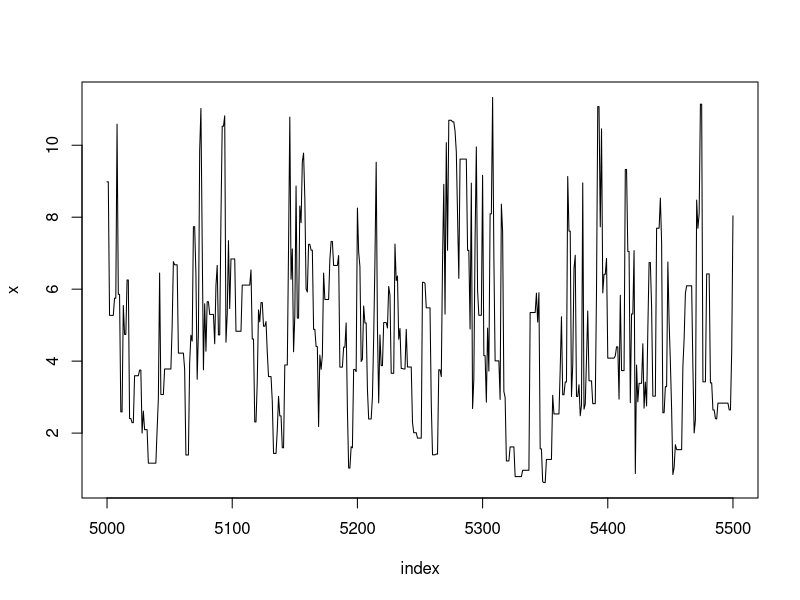
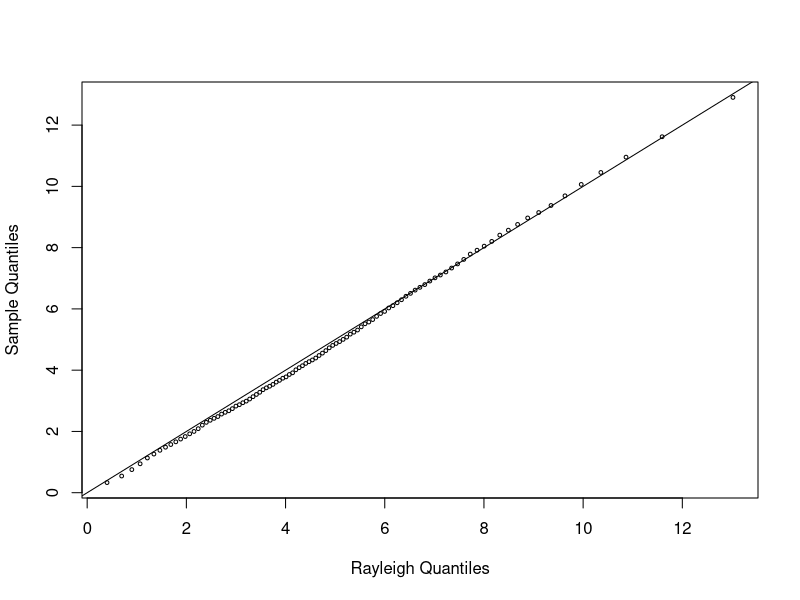
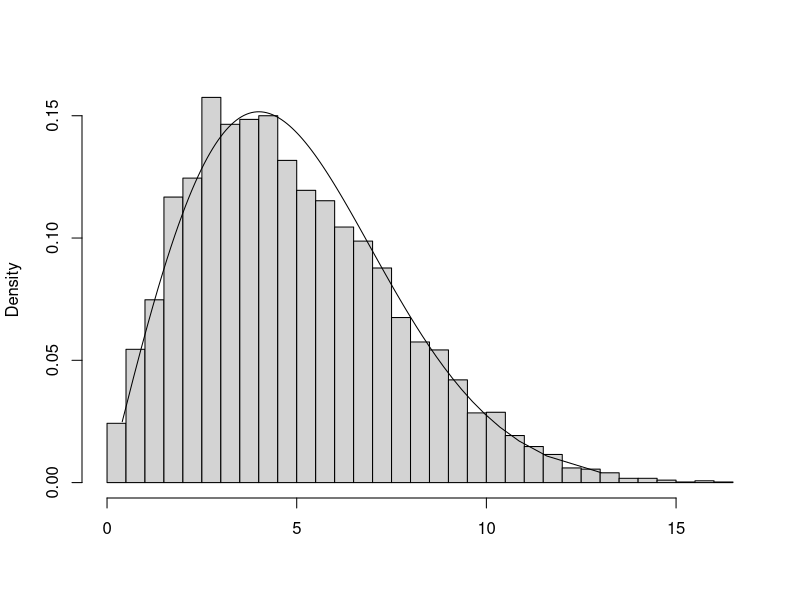
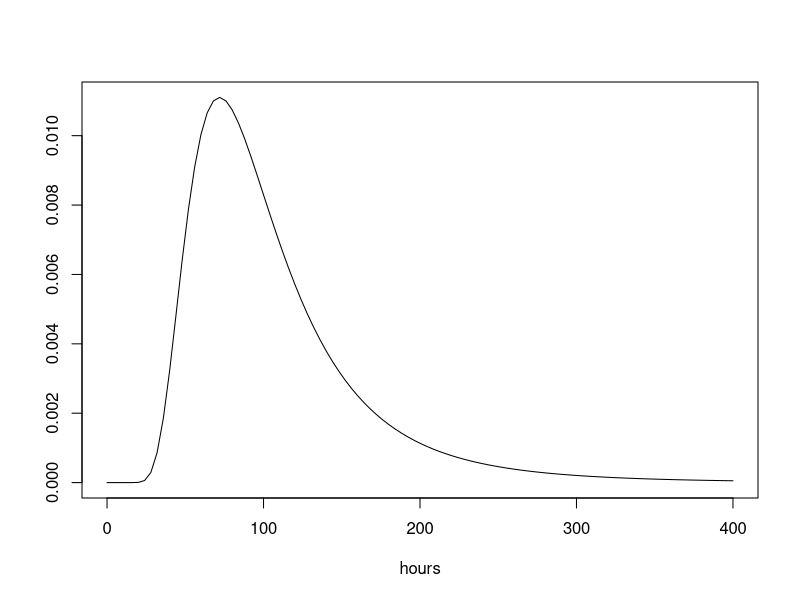
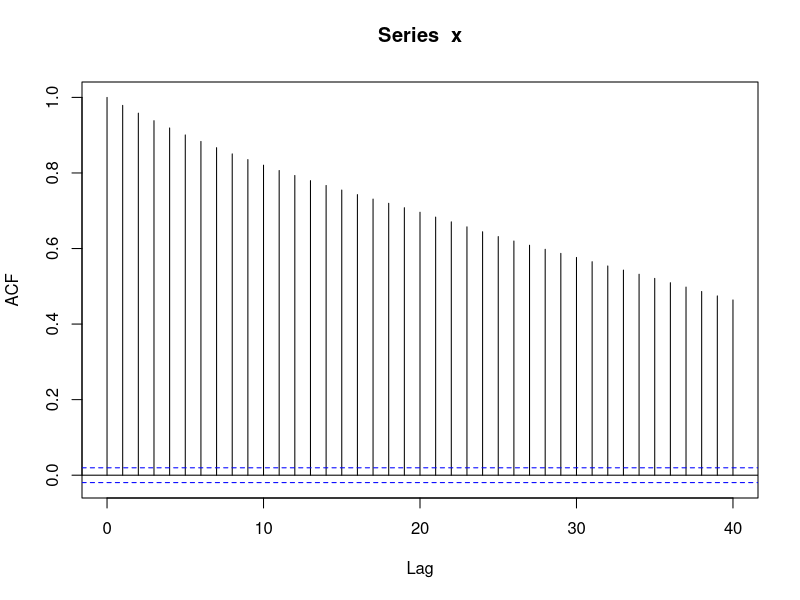
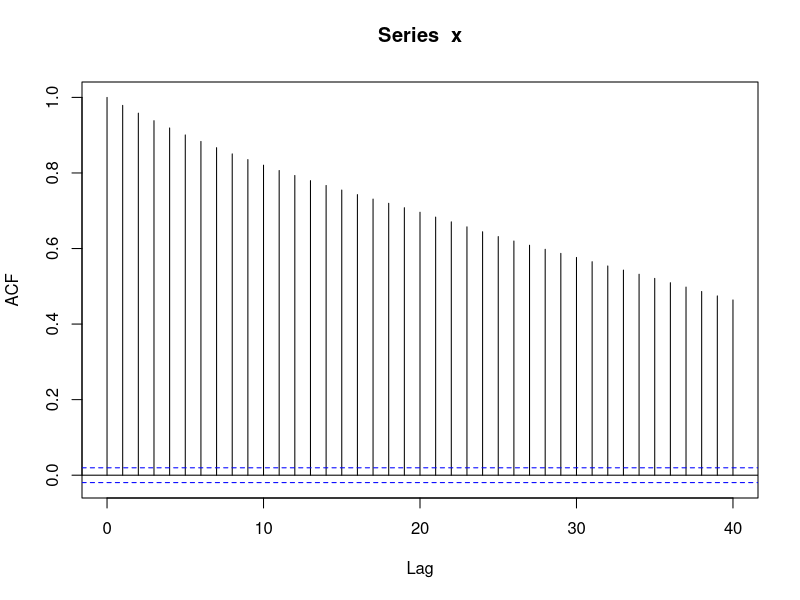
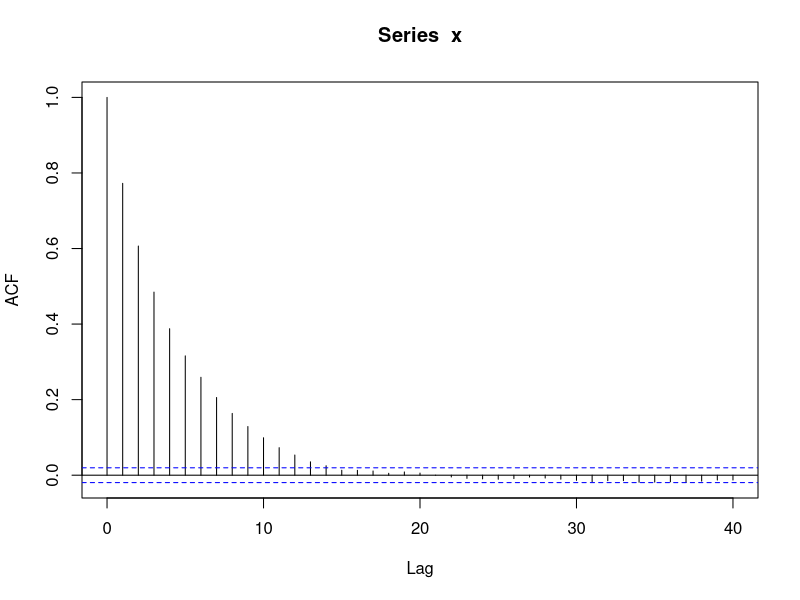
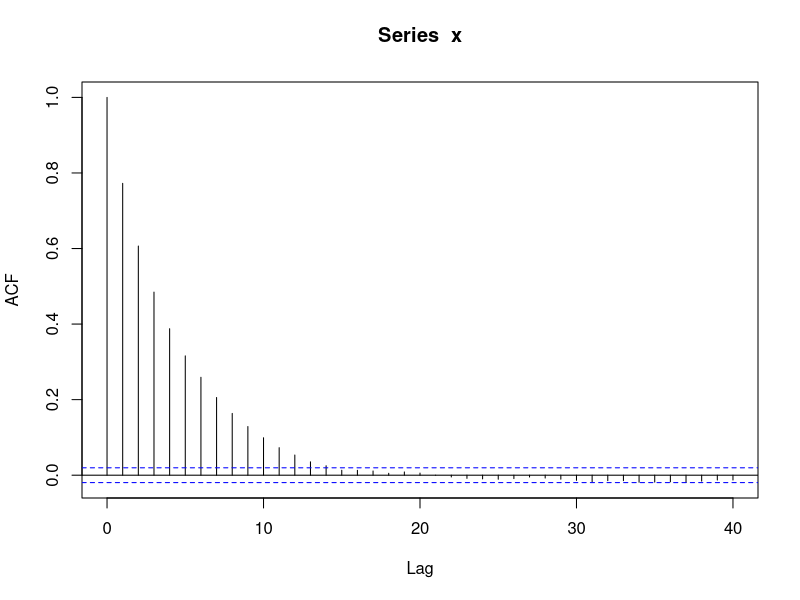

Recreate these plots in R, in order.
#######################################################
###       Statistical Computing with R  2e          ###
###       Maria L. Rizzo                            ###
###       Chapman & Hall/CRC The R Series           ###
###       ISBN 9781466553323 - CAT# K15269          ###
###       March 6, 2019                             ###
###                                                 ###
###       R code for Chapter 11                     ###
###       Markov Chain Monte Carlo                  ###
#######################################################


### Example 11.1 (Metropolis-Hastings sampler)


    f <- function(x, sigma) {
        if (any(x < 0)) return (0)
        stopifnot(sigma > 0)
        return((x / sigma^2) * exp(-x^2 / (2*sigma^2)))
    }

    m <- 10000
    sigma <- 4
    x <- numeric(m)
    x[1] <- rchisq(1, df=1)
    k <- 0
    u <- runif(m)

    for (i in 2:m) {
        xt <- x[i-1]
        y <- rchisq(1, df = xt)
        num <- f(y, sigma) * dchisq(xt, df = y)
        den <- f(xt, sigma) * dchisq(y, df = xt)
        if (u[i] <= num/den) x[i] <- y else {
             x[i] <- xt
             k <- k+1     #y is rejected
             }
        }

    print(k)

    index <- 5000:5500
    y1 <- x[index]
    plot(index, y1, type="l", main="", ylab="x")


### Example 11.2 (Example 11.1, cont.)

    b <- 2001      #discard the burnin sample
    y <- x[b:m]
    a <- ppoints(100)
    QR <- sigma * sqrt(-2 * log(1 - a))  #quantiles of Rayleigh
    Q <- quantile(y, a)
    
    qqplot(QR, Q, main="", cex=.5,
           xlab="Rayleigh Quantiles", ylab="Sample Quantiles")
    abline(0, 1)
    
    hist(y, breaks="scott", main="", xlab="", freq=FALSE)
    lines(QR, f(QR, 4))
    
    
### Example 11.3 (Expected lifetime beta-binomial model)
    
    f.mu <- function(x) {
      exp(- lbeta(432, 5) + 431 * log(x) -  
            431 * log(1 + x) - 6 * log(1 + x))
    }
    curve(f.mu(x), from=0, to=400, xlab="hours", ylab="")

    fr <- function(x, y) {
      a <- 431 * (log(y) - log(x))
      b <- 437 * (log(1+x) - log(1+y))
      return(exp(a + b))
    }

    set.seed(2016)
    m <- 10000
    x <- numeric(m)
    x[1] <- rchisq(1, df=1)  #initialize chain
    k <- 0
    u <- runif(m)
    for (i in 2:m) {
      xt <- x[i-1]
      y <- rchisq(1, df = xt)
      r <- fr(xt, y) * dchisq(xt, df=y) / dchisq(y, df=xt)
      if (u[i] <= r) x[i] <- y else {
        x[i] <- xt
        k <- k+1     #y is rejected
      }
    }

    k
    plot(acf(x))

### Example 11.4 (Expected lifetime M-H sampler, continued)

    # MCMC Metropolis-Hastings with gamma proposal
    m <- 10000
    x <- numeric(m)
    a <- 4
    x[1] <- rlnorm(1)  #initialize chain
    k <- 0
    u <- runif(m)
    for (i in 2:m) {
      xt <- x[i-1]
      y <- rgamma(1, shape=a, rate=a/xt)
      r <- fr(xt, y) * dgamma(xt, shape=a, rate=a/y) / 
        dgamma(y, shape=a, rate=a/xt)
      if (u[i] <= r) x[i] <- y else {
        x[i] <- xt
        k <- k+1     #y is rejected
      }
    }

    k / m    #proportion rejected
    plot(acf(x))

### Example 11.5 (Learning about the distribution of mean future lifetime)

    burnin <- m/2
    X <- x[-(1:burnin)]
    hist(X, prob=TRUE, breaks="scott", xlab=bquote(psi),
         main="MCMC replicates using gamma proposal") -> h
    curve(f.mu(x), add=TRUE)
    i <- which.max(h$density)  #estimating the mode
    h$mids[i]

    q <- quantile(X, c(.025, .975), type=1)
    round(q, 1)     #hours

    HPDi <- function(x, prob = 0.95) {
      ## HPD interval for a single MCMC chain (a vector)
      x <- sort(x)
      n <- length(x)
      m <- floor(prob * n)
      i <- 1:(n - m)
      L <- x[i + m] - x[i]
      best <- which.min(L)
      return (c(lower=x[best], upper=x[best+m]))
    }
    
    HPDi(X) 

### Example 11.6 (Random walk Metropolis) 

    rw.Metropolis <- function(n, sigma, x0, N) {
        x <- numeric(N)
        x[1] <- x0
        u <- runif(N)
        k <- 0
        for (i in 2:N) {
            y <- rnorm(1, x[i-1], sigma)
                if (u[i] <= (dt(y, n) / dt(x[i-1], n)))
                x[i] <- y  else {
                    x[i] <- x[i-1]
                    k <- k + 1
                }
            }
        return(list(x=x, k=k))
        }

    n <- 4  #degrees of freedom for target Student t dist.
    N <- 2000
    sigma <- c(.05, .5, 2,  16)

    x0 <- 25
    rw1 <- rw.Metropolis(n, sigma[1], x0, N)
    rw2 <- rw.Metropolis(n, sigma[2], x0, N)
    rw3 <- rw.Metropolis(n, sigma[3], x0, N)
    rw4 <- rw.Metropolis(n, sigma[4], x0, N)

    #number of candidate points rejected
    print(c(rw1$k, rw2$k, rw3$k, rw4$k))
    

### Code for Figure 11.6

    par(mfrow=c(2,2))  #display 4 graphs together
    refline <- qt(c(.025, .975), df=n)
    rw <- cbind(rw1$x, rw2$x, rw3$x,  rw4$x)
    for (j in 1:4) {
        plot(rw[,j], type="l",
             xlab=bquote(sigma == .(round(sigma[j],3))),
             ylab="X", ylim=range(rw[,j]))
        abline(h=refline)
    }
    par(mfrow=c(1,1)) #reset to default


### Example 11.7 (Example 11.6, cont.)

    a <- c(.05, seq(.1, .9, .1), .95)
    Q <- qt(a, n)
    rw <- cbind(rw1$x, rw2$x, rw3$x, rw4$x)
    mc <- rw[501:N, ]
    Qrw <- apply(mc, 2, function(x) quantile(x, a))
    print(round(cbind(Q, Qrw), 3))
    xtable::xtable(round(cbind(Q, Qrw), 3)) #latex format

### Code for Figures 11.7(a) and 11.7(b)

    plot(x, type="l")
    abline(h=b, v=501, lty=3)
    xb <- x[- (1:501)]
    hist(xb, prob=TRUE, xlab=bquote(beta), ylab="X", main="")
    z <- seq(min(xb), max(xb), length=100)
    lines(z, dnorm(z, mean(xb), sd(xb)))


### Example 11.8 (Bayesian inference: A simple investment model)

    b <- .2          #actual value of beta
    w <- .25         #width of the uniform support set
    m <- 5000        #length of the chain
    burn <- 1000     #burn-in time
    days <- 250
    x <- numeric(m)  #the chain

    # generate the observed frequencies of winners
    i <- sample(1:5, size=days, replace=TRUE,
            prob=c(1, 1-b, 1-2*b, 2*b, b))
    win <- tabulate(i)
    print(win)

    prob <- function(y, win) {
        # computes (without the constant) the target density
        if (y < 0 || y >= 0.5)
            return (0)
        return((1/3)^win[1] *
            ((1-y)/3)^win[2] * ((1-2*y)/3)^win[3] *
                ((2*y)/3)^win[4] * (y/3)^win[5])
    }

    u <- runif(m)         #for accept/reject step
    v <- runif(m, -w, w)  #proposal distribution
    x[1] <- .25
    for (i in 2:m) {
        y <- x[i-1] + v[i]
        if (u[i] <= prob(y, win) / prob(x[i-1], win))
            x[i] <- y  else
                x[i] <- x[i-1]
    }

    print(win)
    print(round(win/days, 3))
    print(round(c(1, 1-b, 1-2*b, 2*b, b)/3, 3))
    xb <- x[(burn+1):m]
    print(mean(xb))
    

### Example 11.9 (Independence sampler)

    m <- 5000 #length of chain
    xt <- numeric(m)
    a <- 1             #parameter of Beta(a,b) proposal dist.
    b <- 1             #parameter of Beta(a,b) proposal dist.
    p <- .2            #mixing parameter
    n <- 30            #sample size
    mu <- c(0, 5)      #parameters of the normal densities
    sigma <- c(1, 1)

    # generate the observed sample
    i <- sample(1:2, size=n, replace=TRUE, prob=c(p, 1-p))
    x <- rnorm(n, mu[i], sigma[i])

    # generate the independence sampler chain
    u <- runif(m)
    y <- rbeta(m, a, b)      #proposal distribution
    xt[1] <- .5

    for (i in 2:m) {
        fy <- y[i] * dnorm(x, mu[1], sigma[1]) +
                (1-y[i]) * dnorm(x, mu[2], sigma[2])
        fx <- xt[i-1] * dnorm(x, mu[1], sigma[1]) +
                (1-xt[i-1]) * dnorm(x, mu[2], sigma[2])

        r <- prod(fy / fx) *
               (xt[i-1]^(a-1) * (1-xt[i-1])^(b-1)) /
                 (y[i]^(a-1) * (1-y[i])^(b-1))

        if (u[i] <= r) xt[i] <- y[i] else
            xt[i] <- xt[i-1]
        }

    plot(xt, type="l", ylab="p")
    hist(xt[101:m], main="", xlab="p", prob=TRUE)
    print(mean(xt[101:m]))
    

### Example 11.10 (Gibbs sampler: Bivariate distribution)

    #initialize constants and parameters
    N <- 5000               #length of chain
    burn <- 1000            #burn-in length
    X <- matrix(0, N, 2)    #the chain, a bivariate sample

    rho <- -.75             #correlation
    mu1 <- 0
    mu2 <- 2
    sigma1 <- 1
    sigma2 <- .5
    s1 <- sqrt(1-rho^2)*sigma1
    s2 <- sqrt(1-rho^2)*sigma2

    ###### generate the chain #####

    X[1, ] <- c(mu1, mu2)            #initialize

    for (i in 2:N) {
        x2 <- X[i-1, 2]
        m1 <- mu1 + rho * (x2 - mu2) * sigma1/sigma2
        X[i, 1] <- rnorm(1, m1, s1)
        x1 <- X[i, 1]
        m2 <- mu2 + rho * (x1 - mu1) * sigma2/sigma1
        X[i, 2] <- rnorm(1, m2, s2)
    }

    b <- burn + 1
    x <- X[b:N, ]

    # compare sample statistics to parameters
    colMeans(x)
    cov(x)
    cor(x)

    plot(x, main="", cex=.5, xlab=bquote(X[1]),
         ylab=bquote(X[2]), ylim=range(x[,2]))
         
### Example 11.11 (Gelman-Rubin method of monitoring convergence)

    Gelman.Rubin <- function(psi) {
        # psi[i,j] is the statistic psi(X[i,1:j])
        # for chain in i-th row of X
        psi <- as.matrix(psi)
        n <- ncol(psi)
        k <- nrow(psi)

        psi.means <- rowMeans(psi)     #row means
        B <- n * var(psi.means)        #between variance est.
        psi.w <- apply(psi, 1, "var")  #within variances
        W <- mean(psi.w)               #within est.
        v.hat <- W*(n-1)/n + (B/n)     #upper variance est.
        r.hat <- v.hat / W             #G-R statistic
        return(r.hat)
        }

    normal.chain <- function(sigma, N, X1) {
        #generates a Metropolis chain for Normal(0,1)
        #with Normal(X[t], sigma) proposal distribution
        #and starting value X1
        x <- rep(0, N)
        x[1] <- X1
        u <- runif(N)

        for (i in 2:N) {
            xt <- x[i-1]
            y <- rnorm(1, xt, sigma)     #candidate point
            r1 <- dnorm(y, 0, 1) * dnorm(xt, y, sigma)
            r2 <- dnorm(xt, 0, 1) * dnorm(y, xt, sigma)
            r <- r1 / r2
            if (u[i] <= r) x[i] <- y else
                 x[i] <- xt
            }
        return(x)
        }

    sigma <- .2     #parameter of proposal distribution
    k <- 4          #number of chains to generate
    n <- 15000      #length of chains
    b <- 1000       #burn-in length

    #choose overdispersed initial values
    x0 <- c(-10, -5, 5, 10)

    #generate the chains
    X <- matrix(0, nrow=k, ncol=n)
    for (i in 1:k)
        X[i, ] <- normal.chain(sigma, n, x0[i])

    #compute diagnostic statistics
    psi <- t(apply(X, 1, cumsum))
    for (i in 1:nrow(psi))
        psi[i,] <- psi[i,] / (1:ncol(psi))
    print(Gelman.Rubin(psi))

    #plot psi for the four chains
    par(mfrow=c(2,2))
    for (i in 1:k)
        plot(psi[i, (b+1):n], type="l",
            xlab=i, ylab=bquote(psi))
    par(mfrow=c(1,1)) #restore default

    #plot the sequence of R-hat statistics
    rhat <- rep(0, n)
    for (j in (b+1):n)
        rhat[j] <- Gelman.Rubin(psi[,1:j])
    plot(rhat[(b+1):n], type="l", xlab="", ylab="R")
    abline(h=1.1, lty=2)


### Example 11.12 (Coal mining disasters)

    library(boot)     #for coal data
    data(coal)
    year <- floor(coal)
    y <- table(year)
    plot(y)  #a time plot

    y <- floor(coal[[1]])
    y <- tabulate(y)
    y <- y[1851:length(y)]

    # Gibbs sampler for the coal mining change point

    # initialization
    n <- length(y)    #length of the data
    m <- 1000         #length of the chain
    mu <- lambda <- k <- numeric(m)
    L <- numeric(n)
    k[1] <- sample(1:n, 1)
    mu[1] <- 1
    lambda[1] <- 1
    b1 <- 1
    b2 <- 1

    # run the Gibbs sampler
    for (i in 2:m) {
        kt <- k[i-1]

        #generate mu
        r <- .5 + sum(y[1:kt])
        mu[i] <- rgamma(1, shape = r, rate = kt + b1)

        #generate lambda
        if (kt + 1 > n) r <- .5 + sum(y) else
            r <- .5 + sum(y[(kt+1):n])
        lambda[i] <- rgamma(1, shape = r, rate = n - kt + b2)

        #generate b1 and b2
        b1 <- rgamma(1, shape = .5, rate = mu[i]+1)
        b2 <- rgamma(1, shape = .5, rate = lambda[i]+1)

        for (j in 1:n) {
            L[j] <- exp((lambda[i] - mu[i]) * j) *
                          (mu[i] / lambda[i])^sum(y[1:j])
            }
        L <- L / sum(L)

        #generate k from discrete distribution L on 1:n
        k[i] <- sample(1:n, prob=L, size=1)
    }

    b <- 201
    j <- k[b:m]
    print(mean(k[b:m]))
    print(mean(lambda[b:m]))
    print(mean(mu[b:m]))


### Code for Figure 11.14

    # plots of the chains for Gibbs sampler output

    par(mfcol=c(3,1), ask=TRUE)
    plot(mu, type="l", ylab="mu")
    plot(lambda, type="l", ylab="lambda")
    plot(k, type="l", ylab="change point = k")


### Code for Figure 11.15

    # histograms from the Gibbs sampler output

    par(mfrow=c(2,3))
    labelk <- "changepoint"
    label1 <- paste("mu", round(mean(mu[b:m]), 1))
    label2 <- paste("lambda", round(mean(lambda[b:m]), 1))

    hist(mu[b:m], main="", xlab=label1,
         breaks = "scott", prob=TRUE) #mu posterior
    hist(lambda[b:m], main="", xlab=label2,
         breaks = "scott", prob=TRUE) #lambda posterior
    hist(j, breaks=min(j):max(j), prob=TRUE, main="",
        xlab = labelk)
    par(mfcol=c(1,1), ask=FALSE)  #restore display

    